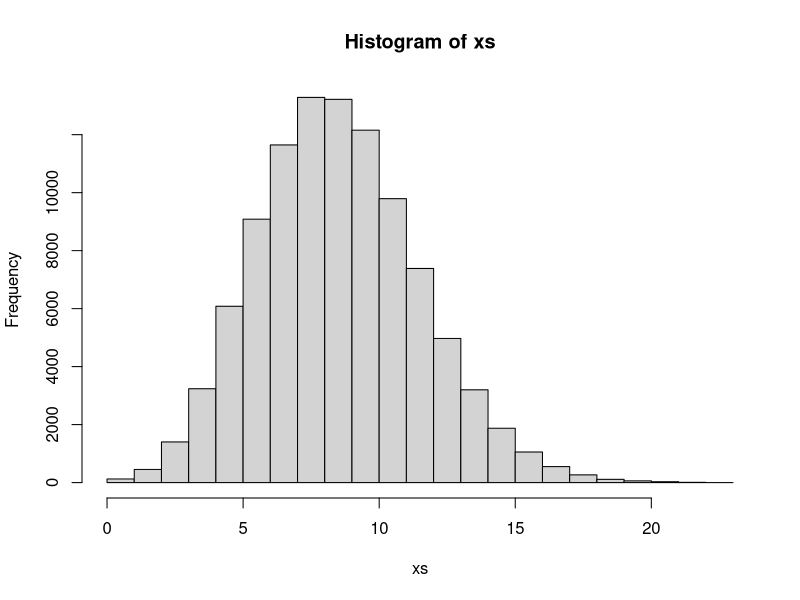

This chart was generated by the following R code: (Note: this script raises an error after producing the figure.)
dbinom(6, 10, 1/2)  # P(X = 6)
sum(dbinom(6:0, 10, .5))  # P(X <= 6)
choose(10, 6)*1/2^6*(1-1/2)^4  # P(X = 6)
dbinom(4, 10, .7)  # P(Y = 4 | Y~Bin(n = 10, p = .7))

xs <- rbinom(100000, 300, .03)
hist(xs)
mean(xs <= 12 & xs >=5)

z <- 0:300
pz <- dbinom(x, 300, .03)

EVX <- function(x, px){
  E <- sum(x*px)
  V <- sum(((x - E)^2)*px)
  S <- sqrt(V)
  c(E, V, S)
}

EVX(z, pz)

pnorm(116, 100, 16) - pnorm(84, 100, 16)



EX(z, pz)





#### Using simulation

xs <- rbinom(10000, 10, .5)
mean(xs == 6)
mean(xs <= 6)

ys <- rbinom(10000, 10, .7)
mean(ys == 4)


y <- 0:10
py <- dbinom(y, 10, .7)
DF <- data.frame(y, py)
DF
(EY <- sum(y*py))

10*.7*.3
VY <- sum((y - EY)^2*py)
VY
VY^.5

x <- 0:3
px <- c(.3, .2, .1, .4)
(EX <- sum(x*px))
(VX <- sum((x - EX)^2*px))
(SX <- VX^.5)
